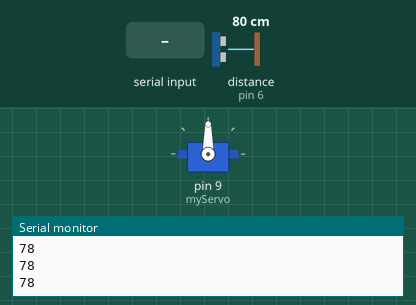
Recording of a sketch running on a simulated Arduino Uno, built with avr-gcc and run on an emulated ATmega328P. On the bench: servo, the last lines printed to the serial monitor. Wiring (inferred from the names in the program): ultrasonic range finder: trigger pin 7; echo pin 6. The test bench sets the inputs (shaded band); at power-on: distance to the obstacle (sensor on pin 6) 80 cm. The echo pulse lasts 58.3 µs per cm.

Above: at 1.2 s.
1.3 s: "left\n" received over Serial
At 2.7 s:
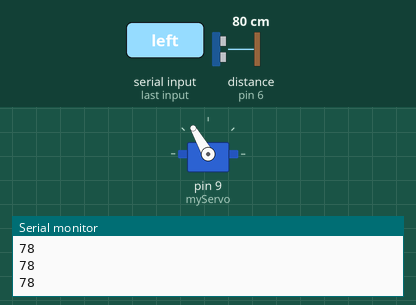
3.0 s: "left\n" received over Serial
At 3.4 s:
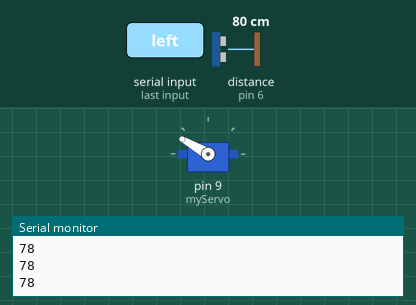
4.5 s: "right\n" received over Serial
At 5.1 s:
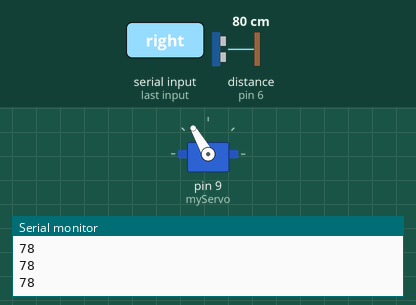
6.0 s: "reset\n" received over Serial
At 6.9 s:
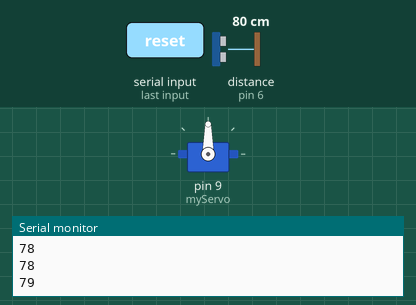
7.5 s: "right\n" received over Serial
At 8.6 s:
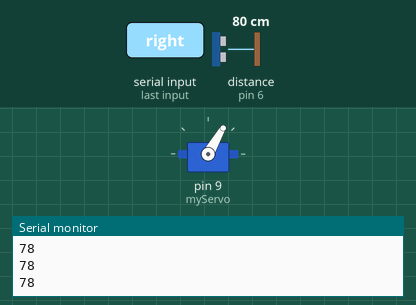
Timing chart, 0 to 10.0 s (numbered marks = the images above; inputs shaded):
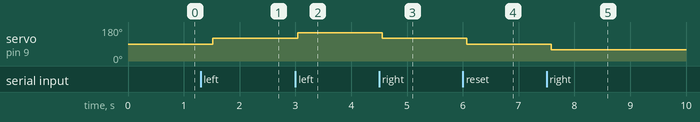

Measured:
- after the input at 1.3 s, servo on pin 9 (myServo): 90° → 120° after 0.22 s
- after the input at 3.0 s, servo on pin 9 (myServo): 120° → 150° at once
- after the input at 4.5 s, servo on pin 9 (myServo): 150° → 120° after 0.05 s
- after the input at 6.0 s, servo on pin 9 (myServo): 120° → 90° after 0.07 s
- after the input at 7.5 s, servo on pin 9 (myServo): 90° → 60° after 0.09 s

The sketch:

Servo_And_Ultrasonic.ino
```cpp
#include <Servo.h>

Servo myServo;
const int trigPin = 7;
const int echoPin = 6;
int currentAngle = 90; // Start at 90°

void setup() {
    Serial.begin(115200);
    myServo.attach(9);
    myServo.write(currentAngle);

    pinMode(trigPin, OUTPUT);
    pinMode(echoPin, INPUT);
}

void loop() {
    // Ultrasonic Sensor Logic
    long duration;
    int distance;

    digitalWrite(trigPin, LOW);
    delayMicroseconds(2);
    digitalWrite(trigPin, HIGH);
    delayMicroseconds(10);
    digitalWrite(trigPin, LOW);

    duration = pulseIn(echoPin, HIGH);
    distance = duration * 0.034 / 2; // Convert to cm

    Serial.println(distance); // Send distance over Serial

    // Servo Motor Logic
    if (Serial.available()) {
        String input = Serial.readStringUntil('\n');
        input.trim();

        if (input.equalsIgnoreCase("left")) {
            currentAngle = min(currentAngle + 30, 180); // Move left by 30° (max 180°)
        } else if (input.equalsIgnoreCase("right")) {
            currentAngle = max(currentAngle - 30, 0); // Move right by 30° (min 0°)
        } else if (input.equalsIgnoreCase("reset")) {
            currentAngle = 90; // Reset to center (90°)
        }

        myServo.write(currentAngle);
    }

    delay(500); // Reduce load on Serial communication
}
```
